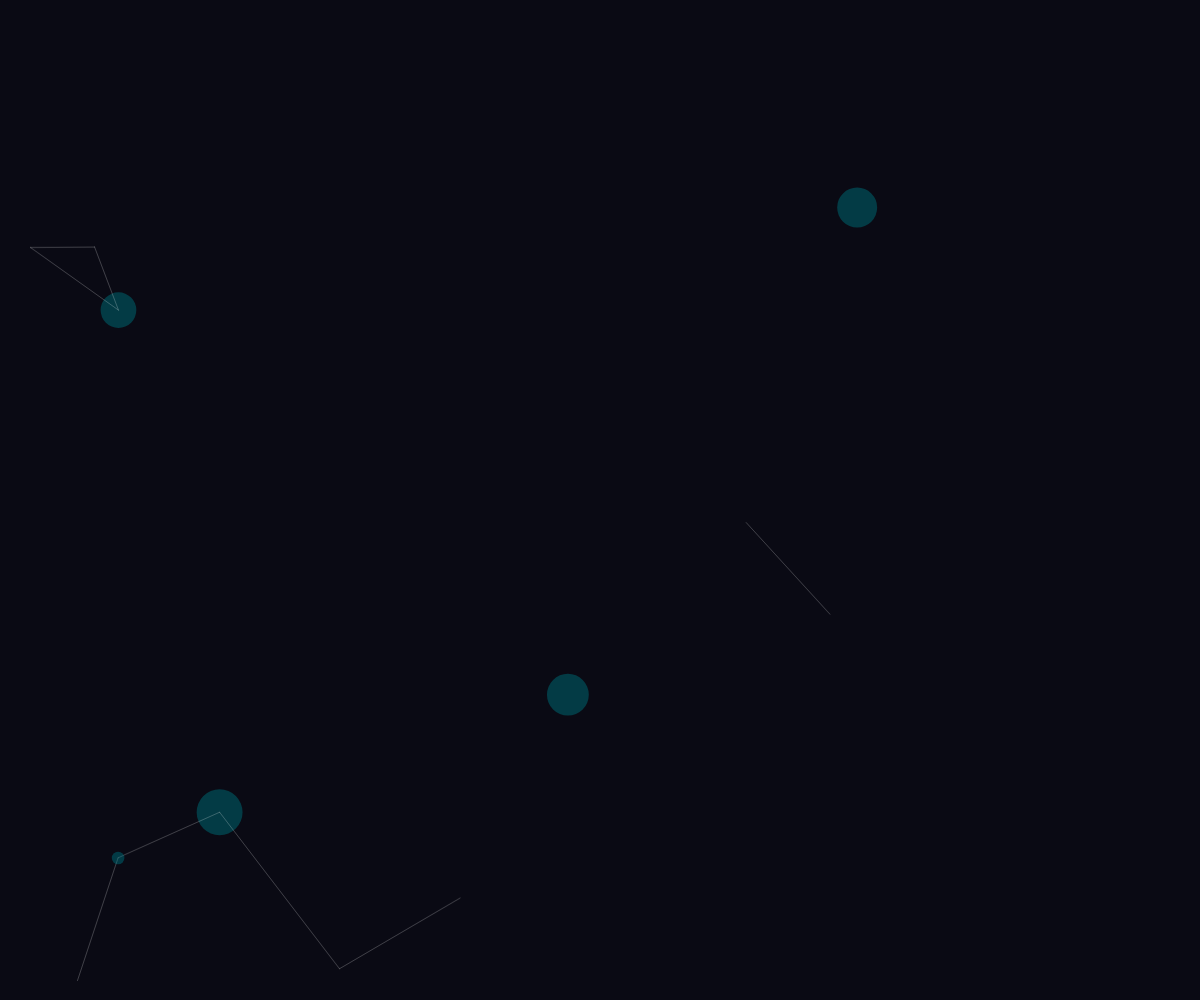
Frame 1 (no input)
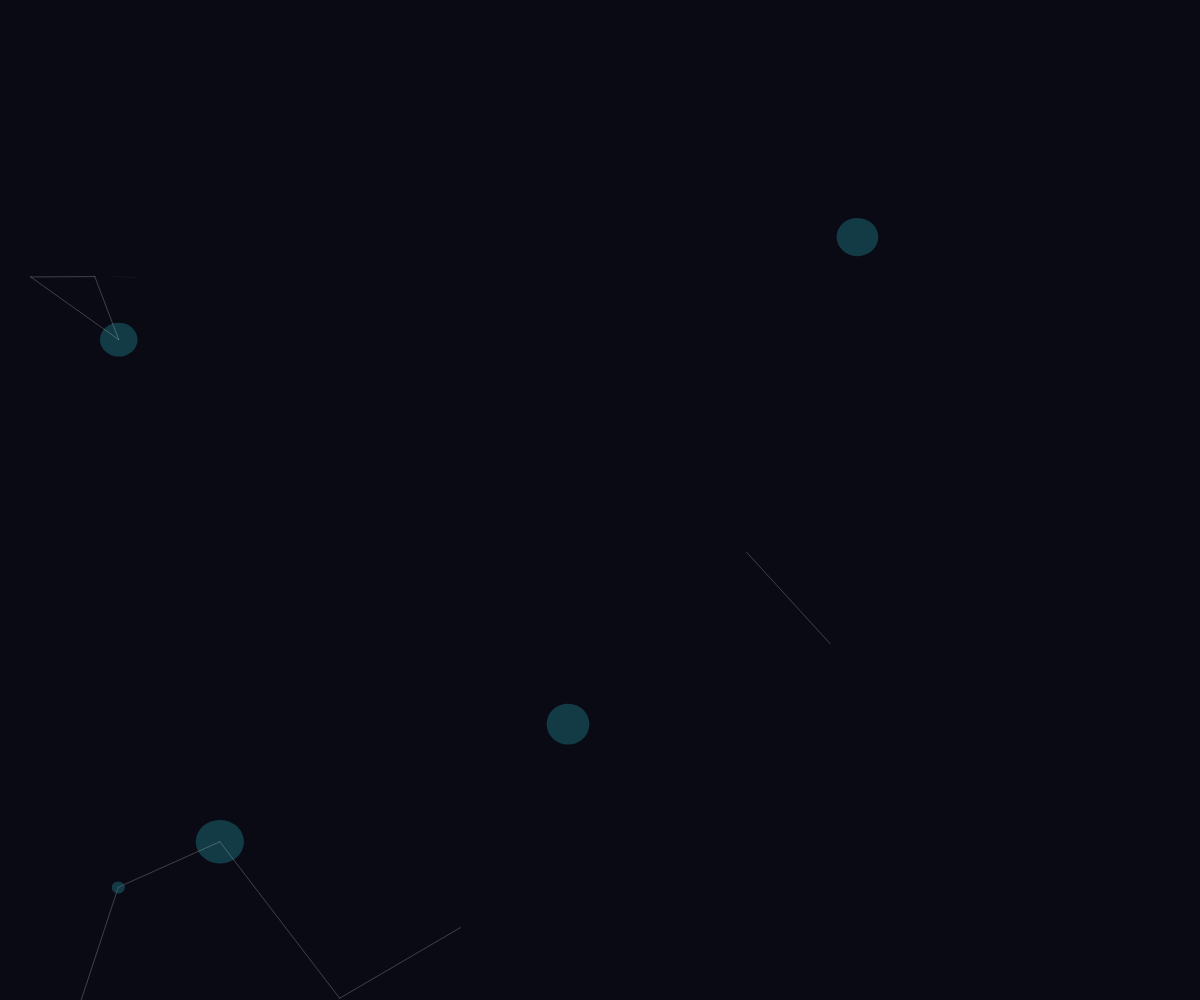
Frame 60 (no input)
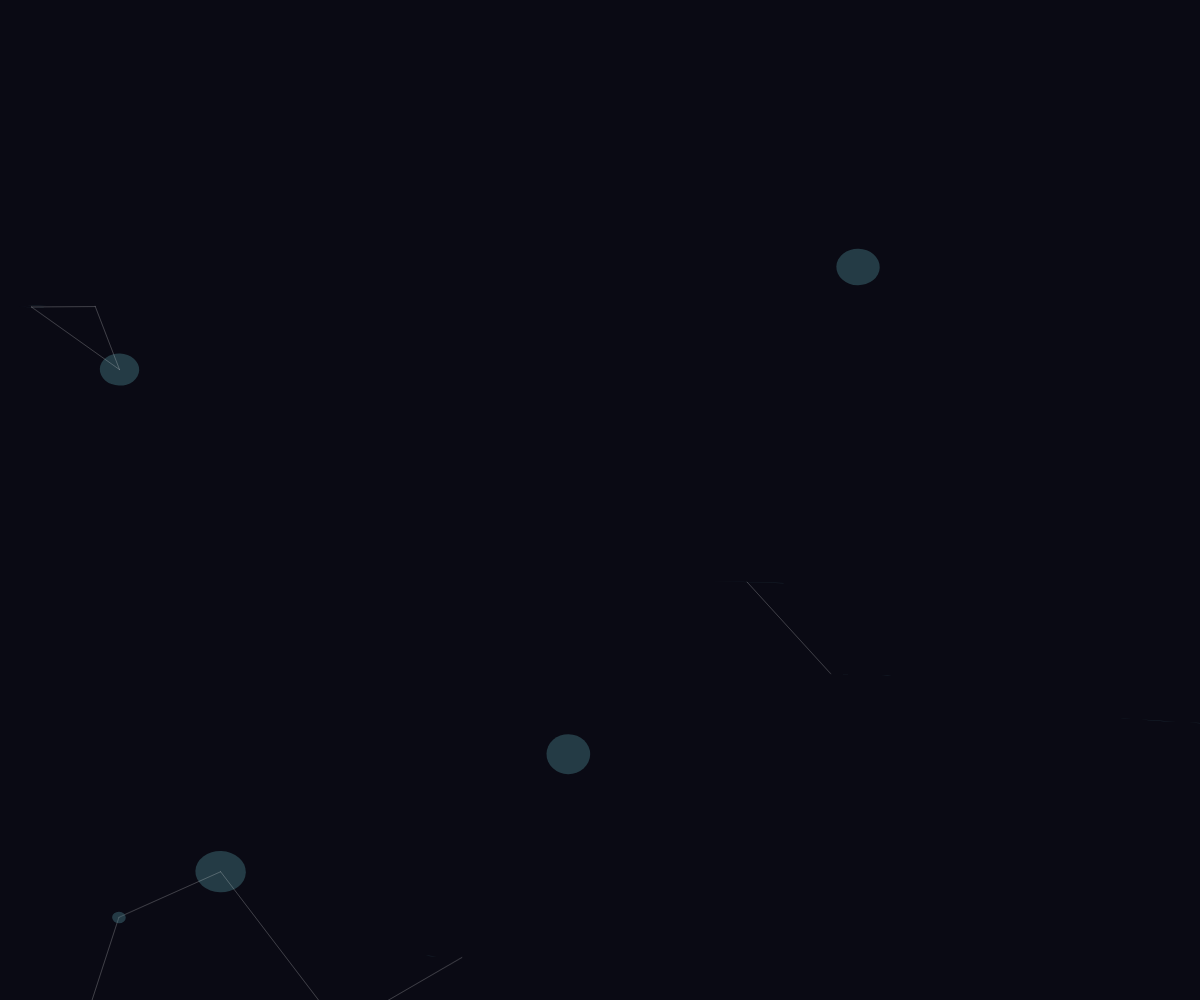
Frame 120 (the mouse pressed at the canvas centre since frame 60)

The p5.js sketch that drew these frames (run headless with seeded random() and noise() and a simulated clock; from frame 60 on, the mouse is pressed at the canvas centre):

// p5.js sketch
// ── sketch.js
let forms = [];
let time = 0;

function setup() {
  createCanvas(windowWidth, windowHeight);
  // Initialize forms with random properties
  for (let i = 0; i < 15; i++) {
    forms.push({
      x: random(width),
      y: random(height),
      size: random(20, 100),
      speed: random(0.01, 0.05),
      angle: random(TWO_PI),
      color: color(random(100, 255), random(100, 255), random(100, 255), 180),
      shape: floor(random(3)) // 0: circle, 1: rect, 2: ellipse
    });
  }
}

function draw() {
  background(10, 10, 20);
  
  time += 0.01;
  
  for (let form of forms) {
    // Oscillating movement and size changes
    let oscillation = sin(time * form.speed * 3) * 0.5 + 0.5;
    let morph = cos(time * form.speed * 2) * 0.5 + 0.5;
    
    // Update position with continuous motion
    form.x += sin(time * form.speed) * 0.5;
    form.y += cos(time * form.speed) * 0.5;
    
    // Wrap around screen edges
    if (form.x > width + 50) form.x = -50;
    if (form.x < -50) form.x = width + 50;
    if (form.y > height + 50) form.y = -50;
    if (form.y < -50) form.y = height + 50;
    
    // Color shift over time
    let hue = (frameCount * 0.3 + time * 10) % 360;
    form.color = color(hue, 80, 90, 180);
    
    push();
    translate(form.x, form.y);
    rotate(time * form.speed);
    
    // Draw the shape with morphing properties
    noStroke();
    fill(form.color);
    
    if (form.shape === 0) {
      ellipse(0, 0, form.size * oscillation, form.size * (1 - oscillation));
    } else if (form.shape === 1) {
      rectMode(CENTER);
      rect(0, 0, form.size * morph, form.size * (1 - morph));
    } else {
      ellipse(0, 0, form.size * (1 + morph), form.size * (1 - morph));
    }
    
    pop();
    
    // Connect forms with lines
    for (let other of forms) {
      let d = dist(form.x, form.y, other.x, other.y);
      if (d < 200 && d > 10) {
        stroke(255, 30);
        line(form.x, form.y, other.x, other.y);
      }
    }
  }
}

function windowResized() {
  resizeCanvas(windowWidth, windowHeight);
}
